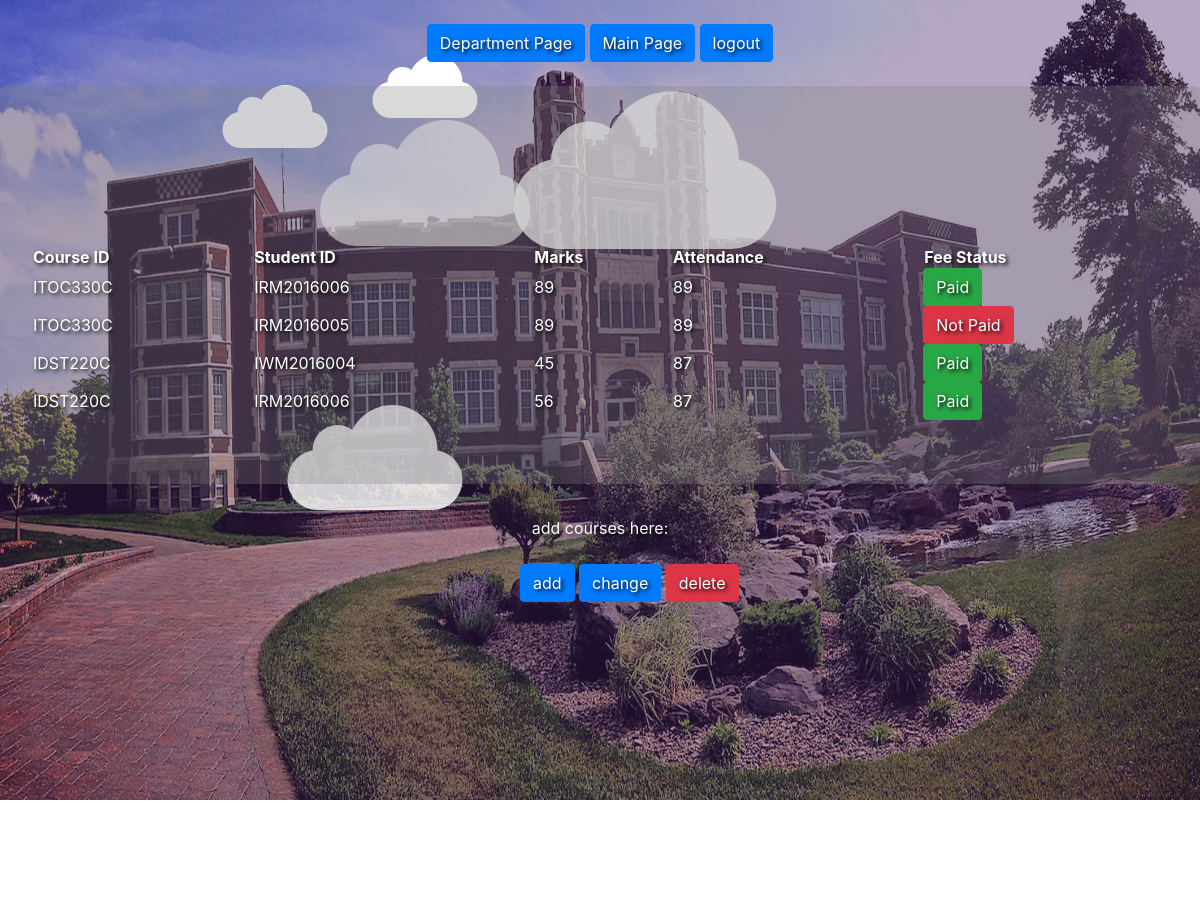
Before: /showAllStudentCourses (signed in) with the older database file.
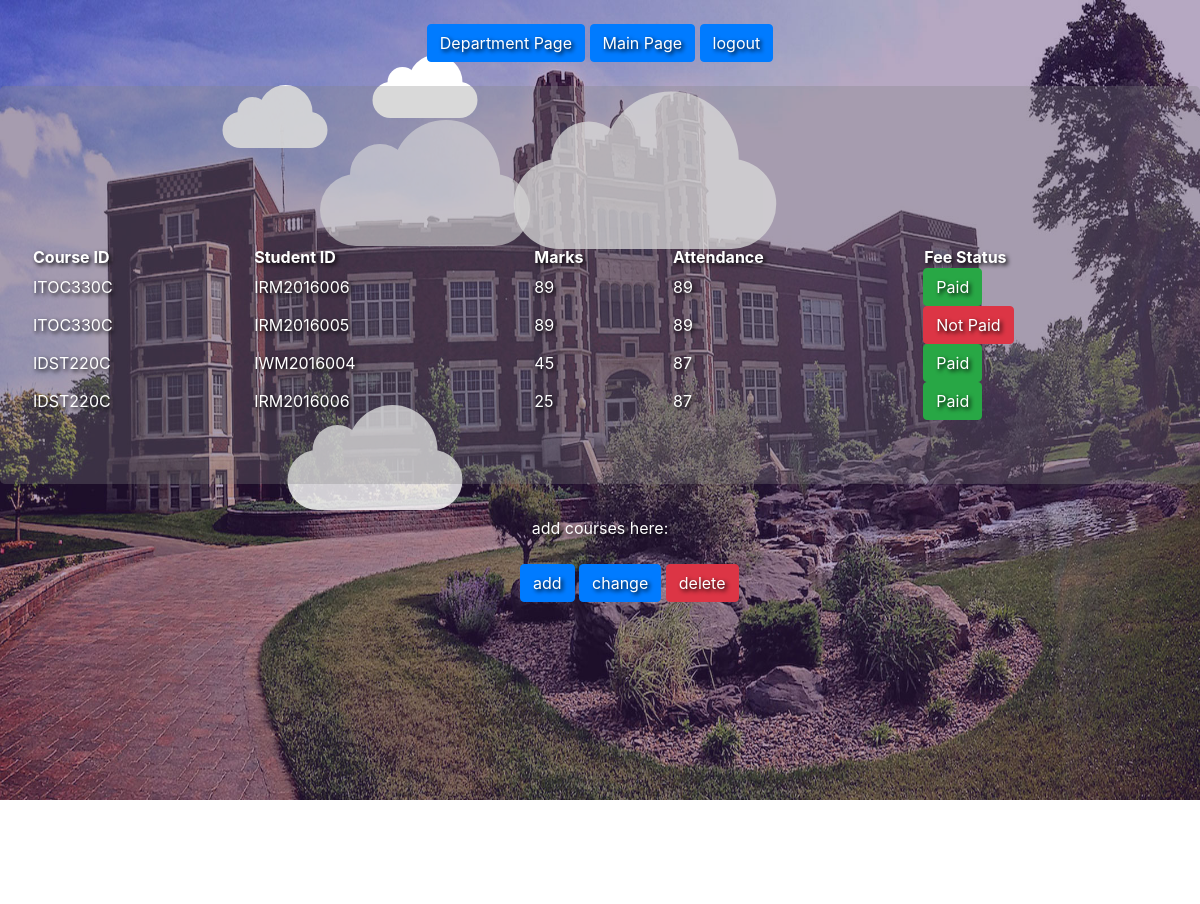
After: the same page with the newer database file.
### models.py (models this page shows, shortened)
class StudentCourse(Base):
    __tablename__='studentCourses'
    courseID = db.Column(db.String(50),ForeignKey('Courses.courseID'),primary_key=True,unique=False)
    studentID =  db.Column(db.String(50),ForeignKey('Students.ID'),primary_key=True,unique=False)
    marks = db.Column(db.Integer(),unique=False)
    attendance = db.Column(db.Integer(),unique=False)
    status = db.Column(db.Integer(),unique=False)
    Courses = relationship("Course")
    Students = relationship("Student")

### app.py (the view)
@app.route('/showAllStudentCourses',methods=['POST','GET'])
def showAllStudentCourses():
    if request.method == 'GET' and session['inputName']:
        studcours = StudentCourse.query.all()
        return render_template('studentcourse.html', studcours=studcours)

### templates/studentcourse.html (shortened to what this page needs)
  <link href="http://getbootstrap.com/dist/css/bootstrap.min.css" rel="stylesheet">
    <link href="http://getbootstrap.com/examples/jumbotron-narrow/jumbotron-narrow.css" rel="stylesheet">
    <link href="../static/cloud.css" rel="stylesheet">
    <link href="../static/signup.css" rel="stylesheet">
      <div id="clouds">
            <div class="cloud x1"></div>
            <div class="cloud x1_5"></div>
            <div class="cloud x2"></div>
            <div class="cloud x3"></div>
            <div class="cloud x4"></div>
            <div class="cloud x5"></div>
        </div>
  <center> <a style="text-shadow: 2px 2px 4px #000000;" class="btn btn-primary" href="{{ url_for('showDepartments') }}" role="button">Department Page</a>
      <a style="text-shadow: 2px 2px 4px #000000;" class="btn btn-primary" href="{{ url_for('main') }}" role="button">Main Page</a>
        <a style="text-shadow: 2px 2px 4px #000000;" class="btn btn-primary" href="{{ url_for('logout') }}" role="button" > logout</a></center>
 <div class="jumbotron" style="background-color: rgba(128,128,128,0.3)" >
 <table style = "width: 100%">
  <tr>
    <th style=" color: white; text-shadow: 2px 2px 4px #000000;">Course ID</th>
    <th style=" color: white; text-shadow: 2px 2px 4px #000000;">Student ID</th>
    <th style=" color: white; text-shadow: 2px 2px 4px #000000;">Marks</th>
    <th style=" color: white; text-shadow: 2px 2px 4px #000000;">Attendance</th>
    <th style=" color: white; text-shadow: 2px 2px 4px #000000;">Fee Status</th>
  </tr>
  {% for item in studcours %}
  <tr>
        <td style=" color: white; text-shadow: 2px 2px 4px #000000;">{{ item['courseID'] }} </td>
        <td style=" color: white; text-shadow: 2px 2px 4px #000000;">{{ item['studentID'] }} </td>
        <td style=" color: white; text-shadow: 2px 2px 4px #000000;">{{ item['marks'] }} </td>
        <td style=" color: white; text-shadow: 2px 2px 4px #000000;">{{ item['attendance'] }} </td>
        {% if item['status'] == 0 %}
        <td class="btn btn-danger" style=" color: white; text-shadow: 2px 2px 4px #000000;">Not Paid </td>
        {% else %}
        <td class="btn btn-success" style=" color: white; text-shadow: 2px 2px 4px #000000;">Paid </td>
        {% endif %}
        <br>
    </tr>
{% endfor %}
</table>
</div>
<h class="pull-right" style=" color: white; text-shadow: 2px 2px 4px #000000;"><center>add courses here:</center></h>
      <center><div class="btn-group">
    &nbsp; &nbsp; &nbsp; &nbsp; &nbsp; &nbsp; &nbsp;<a href="{{ url_for('editStudentCourses') }}"><input type="submit" href="../templates/department1.html" value="add" style="text-shadow: 2px 2px 4px #000000;" class="btn btn-primary"></a>
      <a href="{{ url_for('changeStudentCourses') }}"><input type="submit" href="../templates/course1.html" value="change" style="text-shadow: 2px 2px 4px #000000;" class="btn btn-primary"></a>
     <a href="{{ url_for('deleteStudentCourses') }}"><input type="submit" href="../templates/course1.html" value="delete" style="text-shadow: 2px 2px 4px #000000;" class="btn btn-danger"></a>
</div></center>

Changed rows visible on the page:
changed StudentCourse (number 4 of 4 on the later page): marks "56" → "25"
